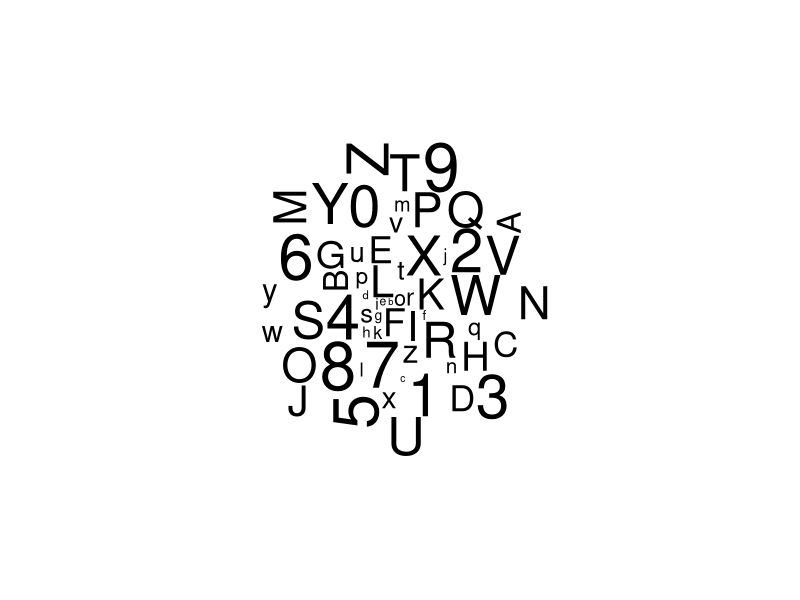
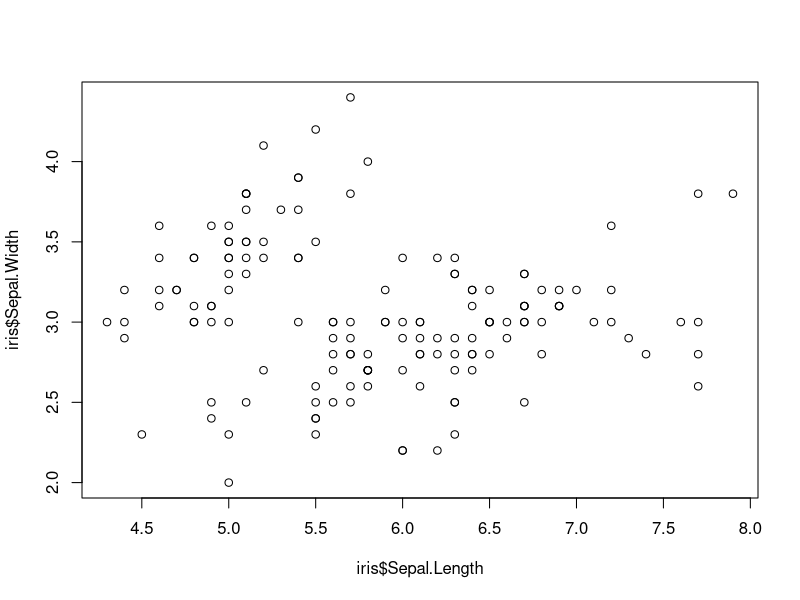
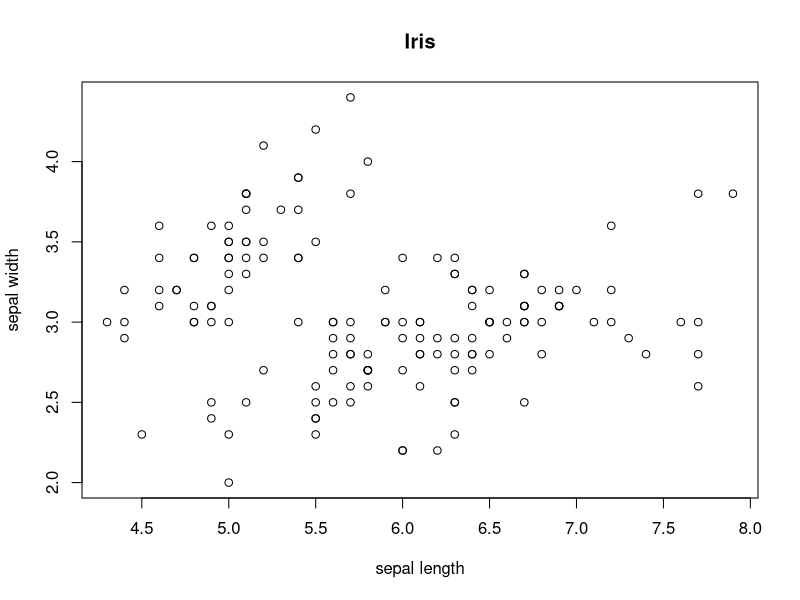
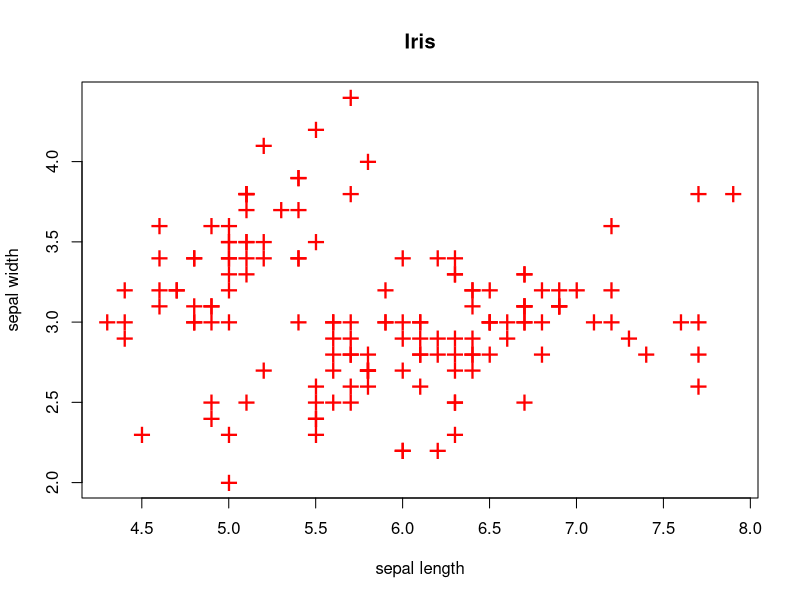
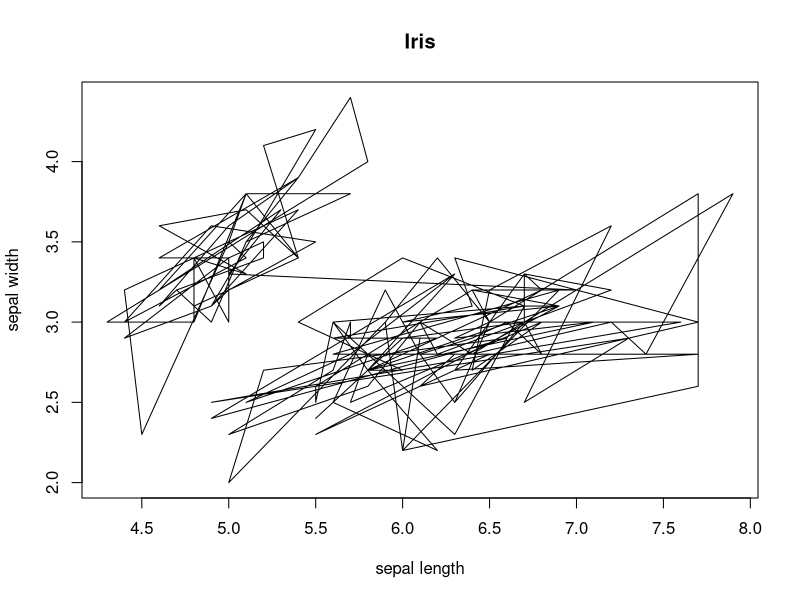
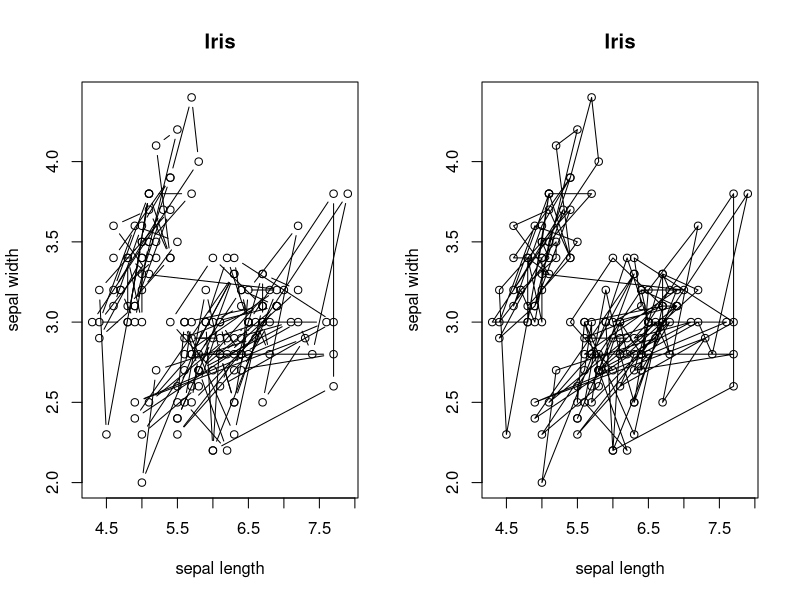
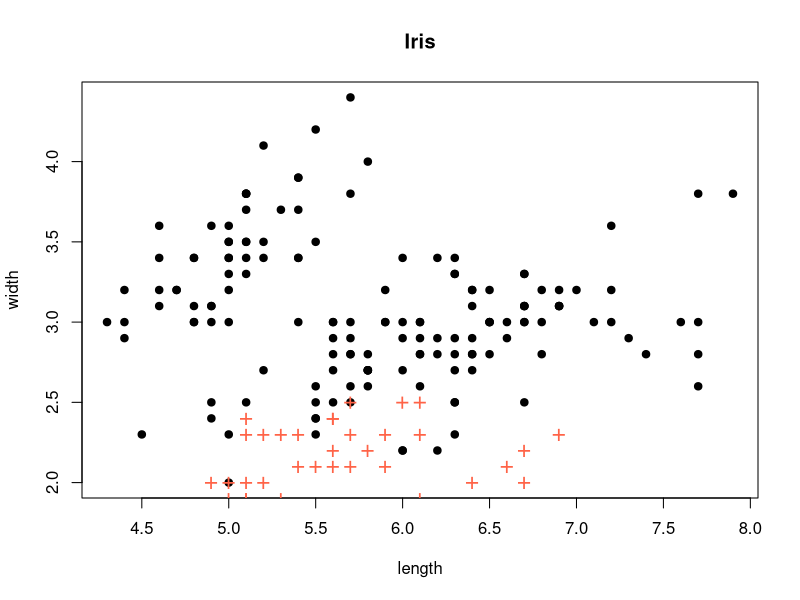
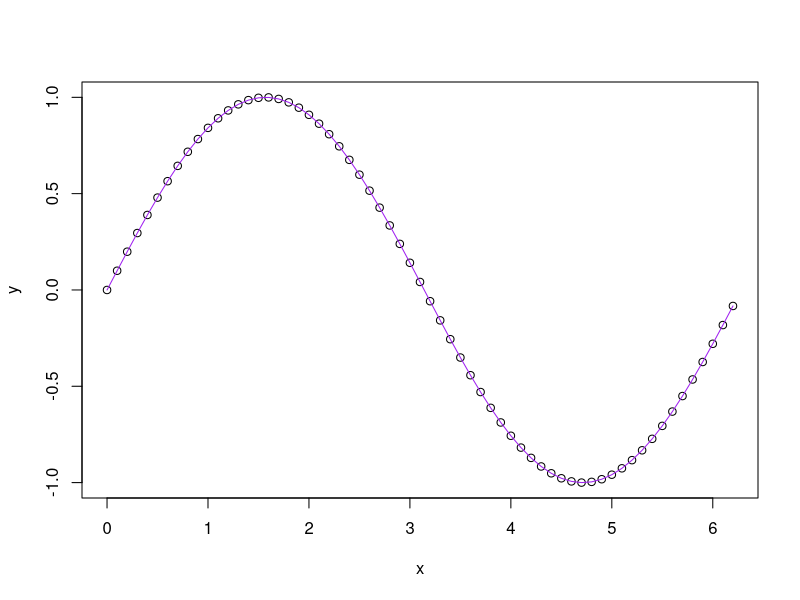

The R script that drew these images, in order:
## ----setup, include=FALSE, cache=FALSE-----------------------------------
library(knitr)
## set global chunk options
opts_chunk$set(fig.path='figure/manual-', cache.path='cache/manual-', fig.align='center', fig.show='hold', par=TRUE)
## I use = but I can replace it with <-; set code/output width to be 68
options(formatR.arrow=TRUE, tidy=FALSE, width=50, digits=4)
## tune details of base graphics (http://yihui.name/knitr/hooks)
#knit_hooks$set(par=function(before, options, envir){
#if (before && options$fig.show!='none') par(mar=c(4,4,.1,.1),cex.lab=.95,cex.axis=.9,mgp=c(2,.7,0),tcl=-.3)
#})

## ----wc1,comment=NA,message=FALSE,out.width="2in",size='scriptsize',warning=FALSE----
library(tm)

library(wordcloud)

wordcloud(c(letters, LETTERS, 0:9),seq(1, 1000, len = 62))


## ----plot1, comment=NA, echo=TRUE, out.width= "2in",size='scriptsize'----
data(iris)
plot(iris$Sepal.Length,iris$Sepal.Width)

## ----plot2, comment=NA, echo=TRUE, out.width= "2in",size='scriptsize'----
plot(iris$Sepal.Length,iris$Sepal.Width, xlab="sepal length", 
     ylab="sepal width",main='Iris')

## ----plot3, comment=NA, echo=TRUE, out.width= "2in",size='scriptsize'----
plot(iris$Sepal.Length,iris$Sepal.Width, xlab="sepal length", 
     ylab="sepal width", main="Iris", pch='+',cex=2,col='red')

## ----plot4, comment=NA, echo=TRUE, out.width= "2in",size='scriptsize'----
plot(iris$Sepal.Length,iris$Sepal.Width, xlab="sepal length", 
     ylab="sepal width", main="Iris", type='l')

## ----plot5, comment=NA, echo=TRUE, out.width= "3.5in",out.height='2in',size='scriptsize'----
oldpar <- par(mfrow=c(1, 2))    # par문은 이전 설정을 반환함
plot(iris$Sepal.Length,iris$Sepal.Width, xlab="sepal length", 
     ylab="sepal width", main="Iris", type='b')
plot(iris$Sepal.Length,iris$Sepal.Width, xlab="sepal length", 
     ylab="sepal width", main="Iris", type='o')
par(oldpar)   # 이전 설정 회복

## ----plot6, comment=NA, echo=TRUE, out.width= "3in",out.height='2in',size='scriptsize'----
attach(iris)
plot(Sepal.Length , Sepal.Width , cex=1.5, pch=20, xlab="length",
     ylab="width", main="Iris")
points(Petal.Length , Petal.Width , cex=1.5, pch="+", col="tomato")

## ----plot7, comment=NA, echo=TRUE, out.width= "3in",out.height='2in',size='scriptsize'----
x <- seq(0, 2*pi, 0.1)
y <- sin(x)
plot(x, y)
lines(x, y, col="purple")

## ----plot8, comment=NA, echo=TRUE, out.width= "3in",out.height='2in',size='scriptsize'----
plot(iris$Sepal.Length,iris$Sepal.Width, xlab="sepal length", 
     ylab="sepal width", main="Iris")
text(iris$Sepal.Length,iris$Sepal.Width, pos=4, cex=0.5 ) 

## ----plot9, comment=NA, echo=TRUE, out.width= "3in",out.height='2in',size='scriptsize'----
plot(iris$Sepal.Length , iris$Sepal.Width , cex=1.5, pch=20, 
     xlab="length", ylab="width", main="Iris")
points(iris$Petal.Length , iris$Petal.Width , cex=1.5, pch="+", 
       col="tomato")
legend("topright", legend=c("Sepal", "Petal"), pch=c(20, 43), 
       col=c("black", "tomato"), bg="ivory")

## ----plot10, comment=NA, echo=TRUE, out.width= "3in",out.height='2in',size='scriptsize'----
pairs(~Sepal.Width + Sepal.Length + Petal.Width + Petal.Length, 
      data=iris, col=c("red", "green", "blue")[iris$Species])


## ----ggplot1, comment=NA, echo=TRUE, out.width= "2in",size='scriptsize',warning=FALSE----
library(ggplot2)
library(dplyr)

## ----ggplot2, comment=NA, echo=TRUE, out.width= "2in",size='scriptsize'----
str(mpg)

## ----ggplot3, comment=NA, echo=TRUE, out.width= "2in",size='scriptsize'----
ggplot(mpg, aes(x = displ, y= hwy)) + geom_point()

## ----ggplot4, comment=NA, echo=TRUE, out.width= "2in",size='scriptsize'----
ggplot(mpg, aes(displ,hwy)) + geom_point()

## ----ggplot5, comment=NA, echo=TRUE, out.width= "2in",size='scriptsize'----
ggplot(mpg, aes(displ, cty, colour = class)) + geom_point()

## ----ggplot6, comment=NA, echo=TRUE, out.width= "2in",size='scriptsize'----
ggplot(mpg, aes(displ, cty, shape = drv)) + geom_point()

## ----ggplot7, comment=NA, echo=TRUE, out.width= "2in",size='scriptsize'----
ggplot(mpg, aes(displ, cty, size = cyl)) + geom_point()

## ----ggplot7_1, comment=NA, echo=TRUE, out.width= "2in",size='scriptsize'----
ggplot(mpg, aes(displ, cty, alpha = cyl)) + geom_point()

## ----ggplot8, comment=NA, echo=TRUE, out.width= "2in",size='scriptsize'----
ggplot(mpg, aes(displ, hwy)) + geom_point(aes(colour="blue"))

## ----ggplot9, comment=NA, echo=TRUE, out.width= "2in",size='scriptsize'----
ggplot(mpg, aes(displ, hwy)) + geom_point(colour="blue")

## ----ggplot10, comment=NA, echo=TRUE, out.width= "2in",size='scriptsize'----
ggplot(mpg, aes(displ,hwy)) + geom_point() + facet_wrap(~class)

## ----ggplot11, comment=NA, echo=TRUE, out.width= "2in",size='scriptsize'----
ggplot(mpg, aes(displ,hwy)) +
  geom_point(data=mpg[,c(3,9)], colour="grey70") +
  geom_point(aes(colour=class)) +
  facet_wrap(~class)

## ----ggplot12, comment=NA, echo=TRUE, out.width= "2in",size='scriptsize'----
ggplot(mpg, aes(displ, hwy))+ geom_point() + geom_smooth()

## ----ggplot17, comment=NA, echo=TRUE, out.width= "2in",size='scriptsize'----
ggplot(mpg, aes(cty, hwy)) +
  geom_point(alpha=1/3) +
  xlim(5,40) + ylim(10,50)

## ----ggplot18, comment=NA, echo=TRUE, out.width= "2in",size='scriptsize'----
ggplot(mpg, aes(cty, hwy)) +
  geom_point(alpha=1/3) +
  xlab("city driving (mpg)") +
  ylab("hightway driving (mpg)")

## ----ggplot19, comment=NA, echo=TRUE, out.width= "2in",size='scriptsize'----
ggplot(mpg, aes(cty, hwy)) +
  geom_point(alpha=1/3) +
  xlab(NULL) + ylab(NULL)

## ----ggplot20, comment=NA, echo=TRUE, out.width= "2in",size='scriptsize'----
pdf("output1.pdf", width=6, height=6)
ggplot(mpg, aes(displ, cty)) + geom_point()
dev.off()

## ----ggplot21, comment=NA, echo=TRUE, out.width= "1.5in",size='scriptsize'----
ggplot(mpg, aes(displ,cty)) + geom_point()
ggsave("output2.pdf")

## ----barplot1, comment=NA, echo=TRUE, out.width= "2in",size='scriptsize'----
ggplot(mpg, aes(drv)) + geom_bar()

## ----barplot2, comment=NA, echo=TRUE, out.width= "2in",size='scriptsize'----
ggplot(mpg, aes(drv,..prop.., group=1)) + geom_bar()

## ----barplot3, comment=NA, echo=TRUE, out.width= "2in",size='scriptsize'----
ggplot(mpg, aes(drv,color=drv)) + geom_bar()

## ----barplot4, comment=NA, echo=TRUE, out.width= "2in",size='scriptsize'----
ggplot(mpg, aes(drv,fill=drv)) + geom_bar()

## ----barplot5, comment=NA, echo=TRUE, out.width= "2in",size='scriptsize'----
ggplot(mpg, aes(drv,fill=trans)) + geom_bar()

## ----pieplot1, comment=NA, echo=TRUE, out.width= "2in",size='scriptsize'----
ggplot(mpg, aes(x=1, fill=drv)) +
 geom_bar() +
 coord_polar(theta = "y") +
 theme_void()

## ----hist1, comment=NA, echo=TRUE, message=FALSE,out.width= "2in",size='scriptsize'----
ggplot(mpg, aes(hwy)) + geom_histogram()

## ----hist2, comment=NA, message=FALSE,out.width= "4in",out.height="2.5in",size='scriptsize'----
ggplot(mpg, aes(hwy)) + geom_freqpoly()

## ----hist3, comment=NA, message=FALSE,out.width= "4in",out.height="2in",size='scriptsize'----
ggplot(mpg, aes(displ, colour = drv)) +
  geom_freqpoly(binwidth = 0.5)

## ----hist4, comment=NA, message=FALSE,out.width= "4in",out.height="2in",size='scriptsize'----
ggplot(mpg, aes(displ, fill = drv)) +
  geom_histogram(binwidth=0.5) +
  facet_wrap(~drv, ncol =1)

## ----scatter1, comment=NA, echo=TRUE, out.width= "2in",size='scriptsize'----
ggplot(faithful,aes(eruptions,waiting))+geom_point()

## ----scatter2, comment=NA, echo=TRUE, out.width= "2in",size='scriptsize'----
ggplot(mpg, aes(displ, cty, colour = class)) + geom_point()

## ----scatter3, comment=NA, echo=TRUE, out.width= "2in",size='scriptsize'----
ggplot(mpg, aes(drv, hwy)) + geom_jitter()

## ----faithfulmean, comment=NA, echo=TRUE, out.width= "2in",size='scriptsize'----
length(faithful$waiting)
mean(faithful$waiting)
median(faithful$waiting)
freq=tabulate(faithful$waiting)
max(freq)
which.max(freq)


## ----faithfulsd, comment=NA, echo=TRUE, out.width= "2in",size='scriptsize'----
n=length(faithful$eruptions)
sum((faithful$eruptions - mean(faithful$eruptions))^2)/(n-1) #표본분산
var(faithful$eruptions) #R에서 표본분산 명렁어 
sqrt(var(faithful$eruptions))
sd(faithful$eruptions) #R에서 표본표준편차 명령어 

## ----faithfulquant, comment=NA, echo=TRUE, out.width= "2in",size='scriptsize'----
pquant=quantile(faithful$eruptions,probs=c(0.25,0.5,0.75))
pquant[3]-pquant[1]  # IQR
IQR(faithful$eruptions) # IQR 명령어
max(faithful$eruptions)-min(faithful$eruptions) #표본의 범위
R=range(faithful$eruptions) # Range를 벡터로 구해주는 명령어
R[2]-R[1]

## ----faithfulsum, comment=NA, echo=TRUE, out.width= "2in",size='scriptsize'----
iqr.val=IQR(faithful$eruptions)
c(pquant[1]-1.5*iqr.val, pquant[3] +1.5*iqr.val)
faithful$eruptions[faithful$eruptions > pquant[3] +1.5*iqr.val]
faithful$eruptions[faithful$eruptions < pquant[3] -1.5*iqr.val]
summary(faithful$eruptions)

## ----boxplot1, comment=NA, echo=TRUE, out.width= "2in",size='scriptsize',warning=FALSE----
library(ggpubr)
box1 <- ggplot(faithful, aes(1,eruptions)) + geom_boxplot()
box2 <- ggplot(faithful, aes(1,waiting)) + geom_boxplot()
ggarrange(box1,box2)

## ----boxplot2, comment=NA, echo=TRUE, out.width= "2.5in",size='scriptsize'----
ggplot(mpg, aes(drv, hwy)) + geom_boxplot()
